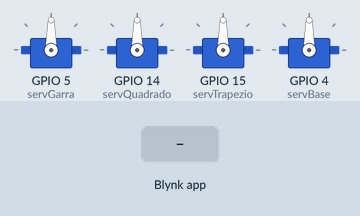
A sketch run on a simulated ESP8266 (NodeMCU). On the bench: 4 × servo. The inputs (shaded band) are chosen by the test bench. WiFi joins after 1.5 s; servers stay silent unless stated.

Above: at 3.0 s.
3.1 s: Blynk app writes 1 to V0
At 4.3 s:
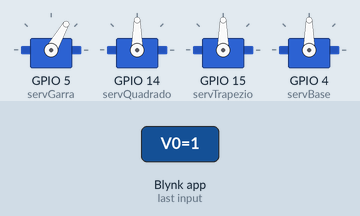
4.6 s: Blynk app writes 0 to V0
At 5.5 s:
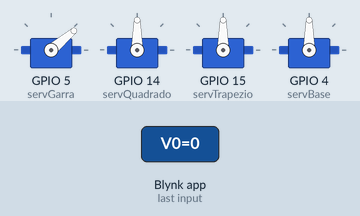
6.1 s: Blynk app writes 1 to V1
At 6.6 s:
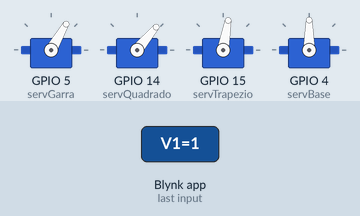
7.6 s: Blynk app writes 200 to V0
At 8.8 s:
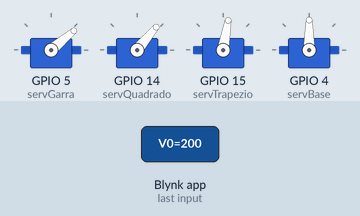
9.1 s: Blynk app writes 1 to V3
At 10.1 s:
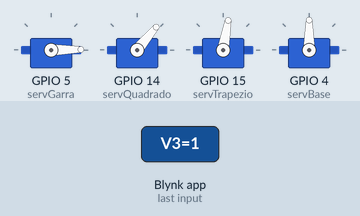
10.6 s: Blynk app writes 200 to V3
At 11.3 s:
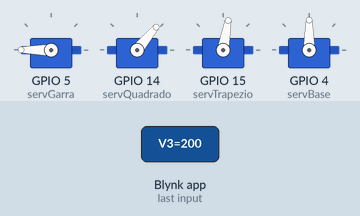
Timing chart, 0 to 13.1 s (numbered marks = the images above; inputs shaded):
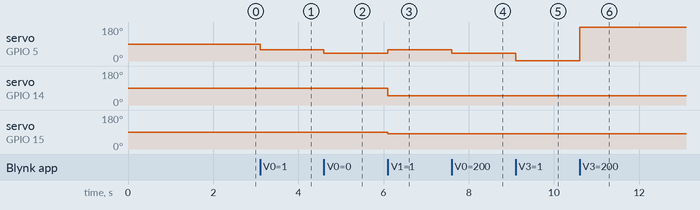

The sketch:

BLYNK_GoogleAssistant.ino
```cpp
#define BLYNK_TEMPLATE_ID "TMPLKgeIl47u"
#define BLYNK_DEVICE_NAME "Robotic Arm GOOGLE ASSISTANT"
#define BLYNK_AUTH_TOKEN "RZICZOOiy9ASVKwOcK7RkJ-Xv2YR9OhX"

#define BLYNK_PRINT Serial

#include <ESP8266WiFi.h>
#include <BlynkSimpleEsp8266.h>
#include <Servo.h>

Servo servGarra, servQuadrado, servTrapezio, servBase;

// You should get Auth Token in the Blynk App.
// Go to the Project Settings (nut icon).
char auth[] = BLYNK_AUTH_TOKEN;

// Your WiFi credentials.
// Set password to "" for open networks.
char ssid[] = "MARK I";
char pass[] = "[20201218]";


void setup() {
  // Debug console
  Serial.begin(9600);

  Blynk.begin(auth, ssid, pass);

  servGarra.attach(5, 500, 2500); //NodeMCU D1 pin
  servQuadrado.attach(14, 500, 2500); //NodeMCU D5 pin
  servTrapezio.attach(15, 500, 2500); //NodeMCU D8 pin
  servBase.attach(4, 500, 2500); //NodeMCU D2 pin

}

BLYNK_WRITE(V0){
  int openOrClose = param.asInt();
  if(openOrClose == 1){
    servGarra.write(60);
  }else{
    servGarra.write(40);
  }
}

BLYNK_WRITE(V1){
  int demonstracao = param.asInt();
  int pos;
  if(demonstracao == 1){
    //PRIMEIRO CICLO

    //MOVIMENTOS BASE
    for(pos = 90; pos <= 180; pos += 1){
      servBase.write(pos);
    }

    for(pos = 180; pos >= 90; pos -= 1 ){
      servBase.write(pos);
    }
    //MOVIMENTO SERVO QUADRADO
    for(pos = 50; pos <= 145; pos += 1){
      servQuadrado.write(pos);
    }

    for(pos = 145; pos >= 50; pos -= 1){
      servQuadrado.write(pos);
    }
    //MOVIMENTO 1 GARRA
    for(pos = 60; pos >= 40; pos -= 1){
      servGarra.write(pos);
    }

    for(pos = 40; pos <= 60; pos += 1){
      servGarra.write(pos);
    }
    //MOVIMENTO SERVO TRAPÉZIO
    for(pos = 80; pos <= 110; pos += 1){
      servTrapezio.write(pos);
    }
    for(pos = 60; pos >= 40; pos -= 1){
      servGarra.write(pos);
    }
    for(pos = 110; pos <= 145; pos += 1){
      servTrapezio.write(pos);
    }
    for(pos = 40; pos <= 60; pos += 1){
      servGarra.write(pos);
    }
    for(pos = 145; pos >= 80; pos -= 1){
      servTrapezio.write(pos);
    }

    //SEGUNDO CICLO

    //MOVIMENTO BASE
    for(pos = 90; pos >= 0; pos -= 1){
      servBase.write(pos);
    }

    for(pos = 80; pos <= 110; pos += 1){
      servTrapezio.write(pos);
    }
    for(pos = 50; pos <= 120; pos += 1){
      servQuadrado.write(pos);
    }
    for(pos = 60; pos >= 40; pos -= 1){
      servGarra.write(pos);
    }
    for(pos = 40; pos <= 60; pos += 1){
      servGarra.write(pos);
    }
    for(pos = 110; pos >= 80; pos -= 1){
      servTrapezio.write(pos);
    }
    for(pos = 120; pos >= 50; pos -= 1){
      servQuadrado.write(pos);
    }


    for(pos = 0; pos <= 90; pos +=1 ){
      servBase.write(pos);
    }
  }
}

BLYNK_WRITE(V2){
  int rotacao = param.asInt();
  int pos;

  if(rotacao == 1){
    for(pos = 90; pos <= 180; pos += 1){
      servBase.write(pos);
    }

    for(pos = 180; pos >= 90; pos -= 1 ){
        servBase.write(pos);
    }

    for(pos = 90; pos >= 0; pos -= 1){
        servBase.write(pos);
    }

    for(pos = 0; pos <= 90; pos +=1 ){
        servBase.write(pos);
    }
  }
}

BLYNK_WRITE(V3){
  servGarra.write(param.asInt());
}

BLYNK_WRITE(V4){
  servQuadrado.write(param.asInt());
}

BLYNK_WRITE(V5){
  servTrapezio.write(param.asInt());
}

BLYNK_WRITE(V6){
  servBase.write(param.asInt());
}

void loop() {
  Blynk.run();

}
```

Measured:
- after the input at 3.1 s, servo on GPIO 5 (servGarra): 90° → 60° at once
- after the input at 4.6 s, servo on GPIO 5 (servGarra): 60° → 40° at once
- after the input at 6.1 s, servo on GPIO 5 (servGarra): 40° → 60° at once; servo on GPIO 14 (servQuadrado): 90° → 50° at once; servo on GPIO 15 (servTrapezio): 90° → 80° at once
- after the input at 7.6 s, servo on GPIO 5 (servGarra): 60° → 40° at once
- after the input at 9.1 s, servo on GPIO 5 (servGarra): 40° → 1° at once
- after the input at 10.6 s, servo on GPIO 5 (servGarra): 1° → 180° at once
